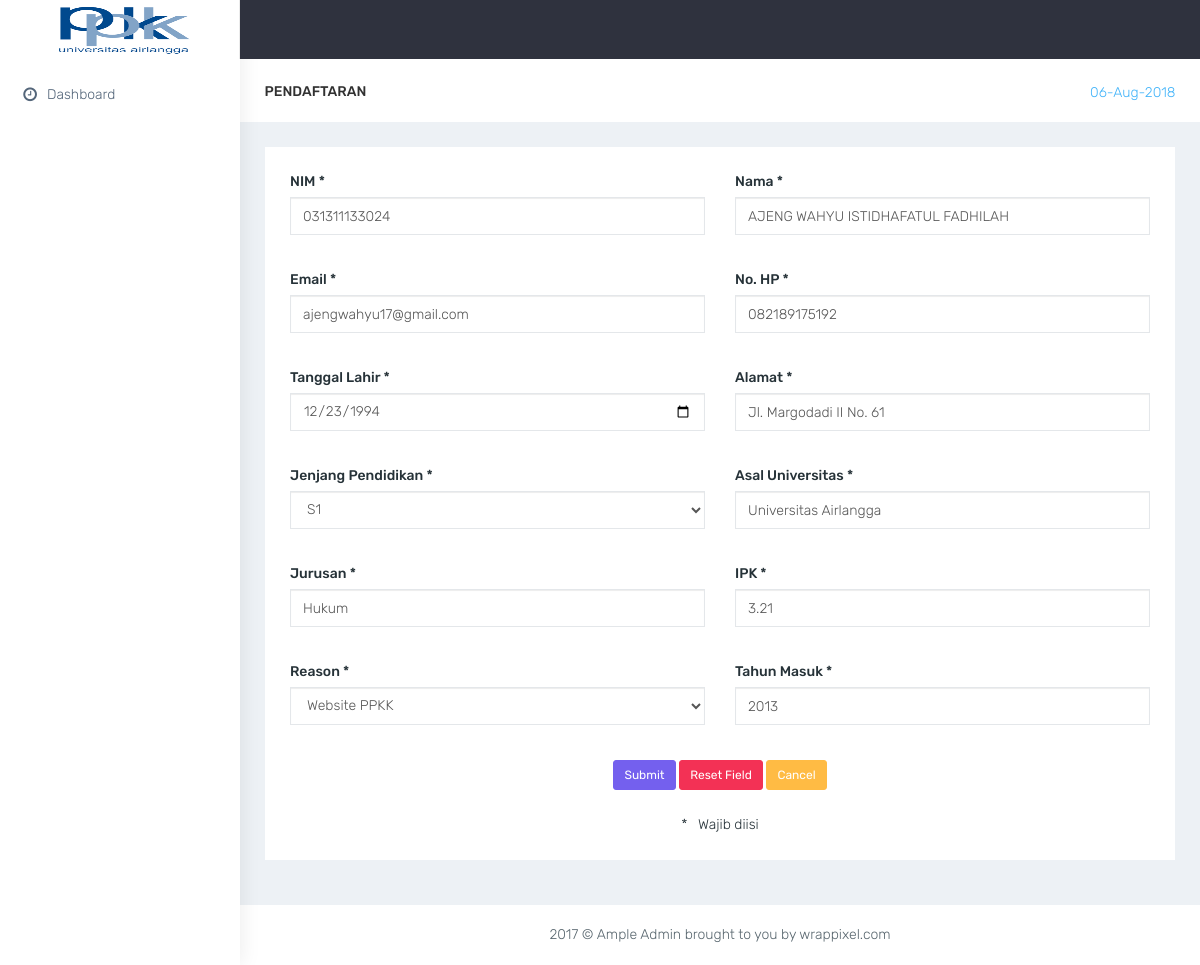
/home/editdata/29122105, run on the app's committed database.
### tables this page shows
CREATE TABLE `pendaftaran` (
  `id_jobseeker` varchar(135) DEFAULT NULL,
  `name_jobseeker` varchar(180) DEFAULT NULL,
  `email_jobseeker` varchar(135) DEFAULT NULL,
  `phone_jobseeker` varchar(36) DEFAULT NULL,
  `borndate_jobseeker` date DEFAULT NULL,
  `address_jobseeker` varchar(360) DEFAULT NULL,
  `education_jobseeker` varchar(135) DEFAULT NULL,
  `university_jobseeker` varchar(180) DEFAULT NULL,
  `gpa_jobseeker` double DEFAULT NULL,
  `registereddate_jobseeker` datetime DEFAULT NULL,
  `verified_jobseeker` varchar(3) DEFAULT NULL,
  `printed_jobseeker` varchar(3) DEFAULT NULL,
  `voucherkey_jobseeker` varchar(360) DEFAULT NULL,
  `voucher_jobseeker` varchar(360) DEFAULT NULL,
  `type_jobseeker` varchar(135) DEFAULT NULL,
  `major` varchar(50) NOT NULL,
  `reason` varchar(60) NOT NULL,
  `nim` varchar(20) NOT NULL,
  `tahun` varchar(20) NOT NULL
);

### application/views/layout/konten.php (called while the page is built)
<?php if(!defined('BASEPATH')) exit('No direct access allowed');
if ($isi) {
 $this->load->view($isi);
}

### application/views/layout/wrapper.php (called while the page is built)
<?php
require_once('head.php');
require_once('header.php');
require_once('konten.php');
require_once('footer.php');

### application/controllers/Home.php (called while the page is built, shortened)
<?php
class Home extends CI_Controller {
  public function __construct() {
    $this->load->model('pendaftaran_m');
 	}
  public function editdata($id) {
    $this->form_validation->set_rules('txtnim','txtnim','required');
    $this->form_validation->set_rules('txtnama','txtnama','required');
    $this->form_validation->set_rules('txtemail','txtemail','required');
    $this->form_validation->set_rules('txthp','txthp','required');
    $this->form_validation->set_rules('txtalamat','txtalamat','required');
  	if ($this->form_validation->run() === FALSE) {
  			$data = array(
           'title'=>'Tambah Data Pendafataran',
   	 			 'isi' => 'pendaftaran/pendaftaran_edit',
  				 'detail' => $this->pendaftaran_m->detail($id)
  			);
  			$this->load->view('layout/wrapper', $data);
  		}
  }
}

### index.php (called while the page is built, shortened)
<?php
require_once BASEPATH.'core/CodeIgniter.php';

### application/models/Pendaftaran_m.php (called while the page is built, shortened)
<?php if ( ! defined('BASEPATH')) exit('No direct script access allowed');
class Pendaftaran_m extends CI_Model {
  public function detail($id = FALSE) {
  	$query = $this->db->get_where('pendaftaran', array('id_jobseeker' => $id));
  	return $query->row_array();
	}
}

### application/views/pendaftaran/pendaftaran_edit.php (the view, shortened to what this page needs)
<div class="row">
                <div class="col-lg-12">
                    <div class="panel panel-default">
                        <div class="panel-body">
                            <div class="row">
                                    <form data-toggle="validator" name="form1" method="post" action="<?php echo base_url();?>home/editdata">
                                        <div class="form-group col-lg-6">
                                            <label>NIM *</label>
                                            <input required class="form-control" type="text" name="txtnim" id="txtnim" value="<?php echo $detail['nim'];?>">
                                        </div>
                                        <div class="form-group  col-lg-6">
                                            <label>Nama *</label>
                                            <input required class="form-control" type="text" name="txtnama" id="txtnama" value="<?php echo $detail['name_jobseeker'];?>">
                                        </div>
                                        <div class="form-group col-lg-6">
                                            <label>Email *</label>
                                            <input required class="form-control" type="text" name="txtemail" id="txtemail" value="<?php echo $detail['email_jobseeker'];?>">
                                        </div>
                                        <div class="form-group col-lg-6">
                                            <label>No. HP *</label>
                                            <input required class="form-control" type="text" name="txthp" id="txthp" value="<?php echo $detail['phone_jobseeker'];?>">
                                        </div>
                                        <div class="form-group col-lg-6">
                                            <label>Tanggal Lahir *</label>
                                            <input required class="form-control" type="date" name="tgllahir" id="tgllahir" value="<?php echo $detail['borndate_jobseeker'];?>">
                                        </div>
                                        <div class="form-group col-lg-6">
                                            <label>Alamat *</label>
                                            <input required class="form-control" type="text" name="txtalamat" id="txtalamat" value="<?php echo $detail['address_jobseeker'];?>">
                                        </div>
                                        <div class="form-group col-lg-6">
                                            <label>Jenjang Pendidikan *</label>
                                            <select name="education_jobseeker" id="education_jobseeker" class="form-control" onchange="edu()">
                                							<option value="S1"<?php if($detail['education_jobseeker']=="S1"){echo "selected";} ?>>S1</option>
                                						</select>
                                        </div>
                                        <div class="form-group col-lg-6">
                                            <label>Asal Universitas *</label>
                                            <input required class="form-control" type="text" name="txtuniv" id="txtuniv" value="<?php echo $detail['university_jobseeker'];?>">
                                        </div>
                                        <div class="form-group col-lg-6">
                                            <label>Jurusan *</label>
                                            <input required class="form-control" type="text" name="txtjur" id="txtjur" value="<?php echo $detail['major'];?>">
                                        </div>
                                        <div class="form-group col-lg-6">
                                            <label>IPK *</label>
                                            <input required class="form-control" type="text" name="txtipk" id="txtipk" value="<?php echo $detail['gpa_jobseeker'];?>">
                                        </div>
                                        <div class="form-group col-lg-6">
                                            <label>Reason *</label>
                                            <select name="reason" id="reason" class="form-control" onchange="edu()">
                                              <option value="Website PPKK" <?php if($detail['education_jobseeker']=="Website PPKK"){echo "selected";} ?>>Website PPKK</option>
                                						</select>
                                        </div>
                                        <div class="form-group col-lg-6">
                                            <label>Tahun Masuk *</label>
                                            <input required class="form-control" type="number" name="txtthn" id="txtthn" value="<?php echo $detail['tahun'];?>">
                                        </div>
                                        <center>
                                        <div class="form-group col-lg-12">
                                            <button type="submit" name="submit" value="submit" class="btn btn-sm btn-primary">Submit</button>
                                            <button type="reset" name="reset" value="clear form" class="btn btn-sm btn-danger " >Reset Field</button>
                                            <button class="btn btn-sm btn-warning" onclick="window.history.back()">Cancel</button>
                                        </div>
                                        <div class="col-lg-12">
                                            *&nbsp;&nbsp; Wajib diisi
                                        </div>
                                      </center>
                                    </form>
                            </div>
                        </div>
                    </div>
                </div>
            </div>

### asset/css/colors/default.css (style rules this page uses)
body { background: #fff; }

### data on the page
pendaftaran: txtnim "031311133024", txtnama "AJENG WAHYU ISTIDHAFATUL FADHILAH", txtemail "ajengwahyu17@gmail.com", txthp "082189175192", tgllahir "12/23/1994", txtalamat "Jl. Margodadi II No. 61", education_jobseeker "S1", txtuniv "Universitas Airlangga", txtjur "Hukum", txtipk "3.21", txtthn "2013"
